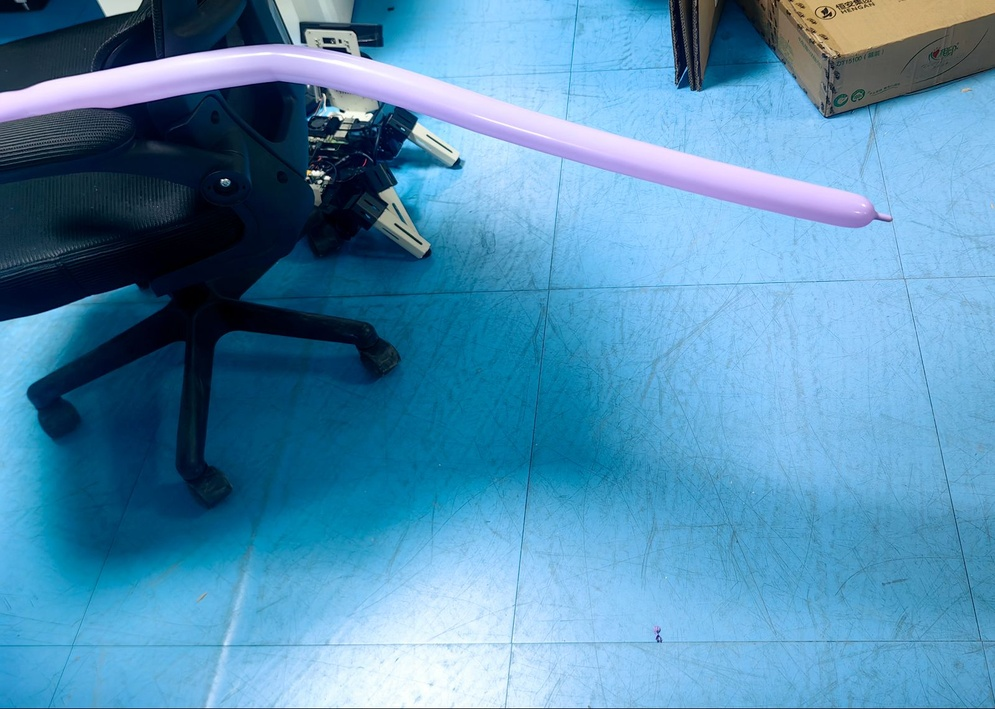
#> input picture vision/1.jpg, 995 x 709 px, shrunk from 1601 x 1140 before the run
$ python -i edge_detector.py   (imports and definitions only)
#> lines starting #> are read from the running program, lines starting #| are printed output that depends on the picture; after the words box and inside, x2 and y2 are one past the last pixel; in counts of white or black regions, pixels touching at a corner belong together
#> further down, picture is the input picture: shape (709, 995, 3); mean B, G, R 177.2, 141.4, 83.4
"""
Edge/contour-based vision pipeline — lightweight alternative.

Replicates the method from:
  Teng et al., "Seeing with the Hands", CHI '25
  Section 4.2 Implementation, Figure 3(d)

Pipeline:
  RGB → Grayscale → Binary threshold → Gaussian blur →
  Canny edge detection → Contour filter (>min_area) →
  Polygon approximation → Grid projection

This is the primary fallback when Depth Anything V2 is too heavy
for the target hardware. Runs at 15+ FPS even on Raspberry Pi Zero 2.

Usage:
  from edge_detector import EdgePipeline
  pipe = EdgePipeline(grid_cols=3, grid_rows=5)
  activated_cells = pipe.process(bgr_frame)
  # activated_cells: list of (row, col) tuples
"""

import cv2
import numpy as np


class EdgePipeline:
    """Contour-based obstacle detection (CHI '25 paper method, adapted)."""

    def __init__(
        self,
        grid_cols=3,
        grid_rows=5,
        binary_threshold=90,
        gaussian_kernel=(5, 5),
        canny_low=50,
        canny_high=150,
        min_contour_area=1000,
        roi_top_ratio=0.15,
        roi_bottom_ratio=0.05,
    ):
        self.grid_cols = grid_cols
        self.grid_rows = grid_rows
        self.binary_threshold = binary_threshold
        self.gaussian_kernel = gaussian_kernel
        self.canny_low = canny_low
        self.canny_high = canny_high
        self.min_contour_area = min_contour_area
        self.roi_top = roi_top_ratio
        self.roi_bottom = roi_bottom_ratio

    def process(self, bgr_frame, return_debug=False):
        """Process a BGR frame and return activated grid cells.

        Args:
            bgr_frame: numpy array (H, W, 3) uint8 BGR
            return_debug: if True, also return intermediate images for visualization

        Returns:
            activated_cells: list of (row, col) tuples, 0-indexed
            debug_dict (if return_debug): dict with 'gray', 'binary', 'edges', 'grid'
        """
#> called with return_debug = False
        h, w = bgr_frame.shape[:2]
#> h = 709; w = 995

        # ── Step 1: Crop ROI ────────────────────────────
        y_start = int(h * self.roi_top)
#> y_start = 106
        y_end = int(h * (1.0 - self.roi_bottom))
#> y_end = 673
        roi = bgr_frame[y_start:y_end, :]
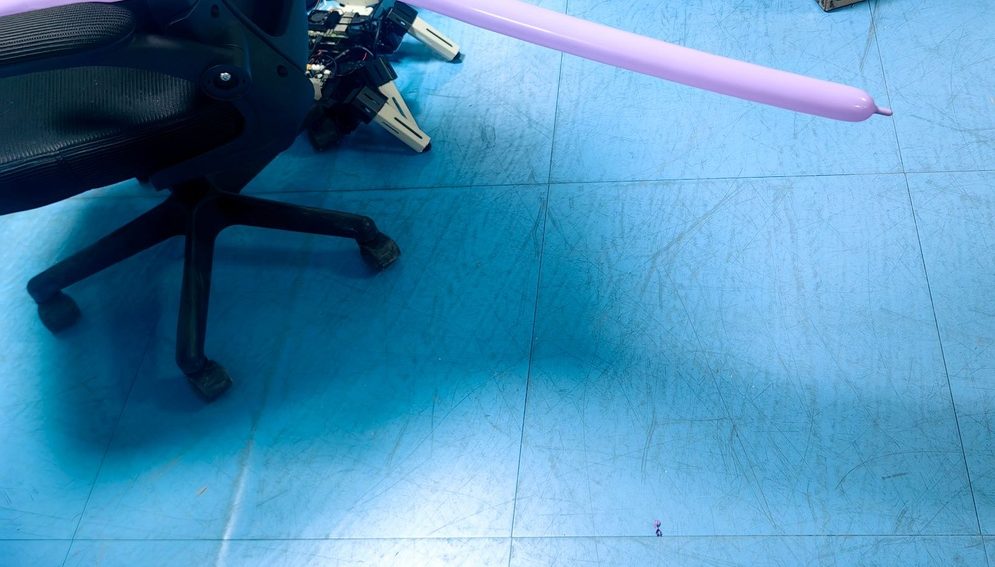
#> roi: shape (567, 995, 3); mean B, G, R 177.8, 139.7, 76.5

        # ── Step 2: Grayscale + Binary Threshold ─────────
        gray = cv2.cvtColor(roi, cv2.COLOR_BGR2GRAY)
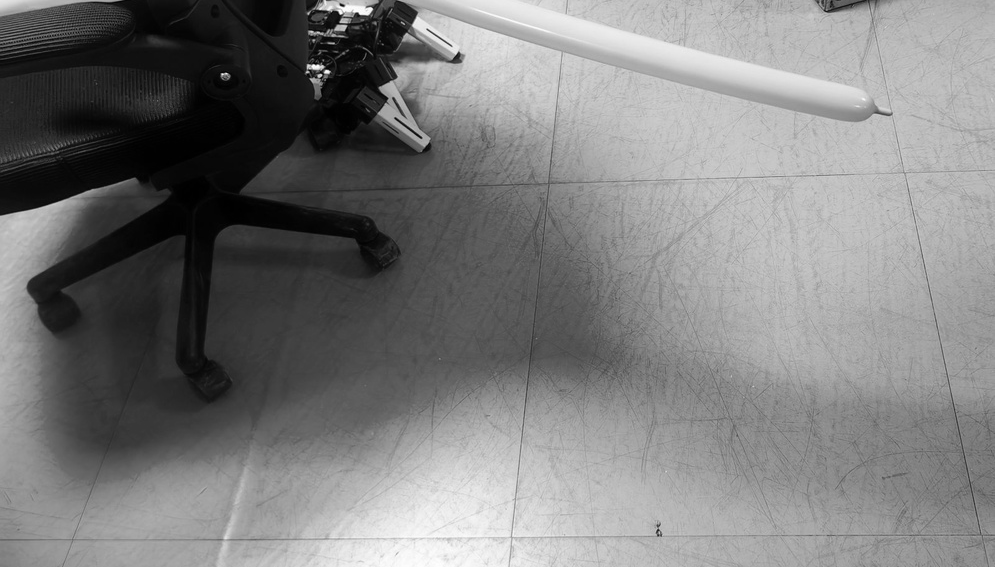
#> gray: shape (567, 995); min 0, max 255, mean 125.1
        _, binary = cv2.threshold(
            gray, self.binary_threshold, 255, cv2.THRESH_BINARY
        )
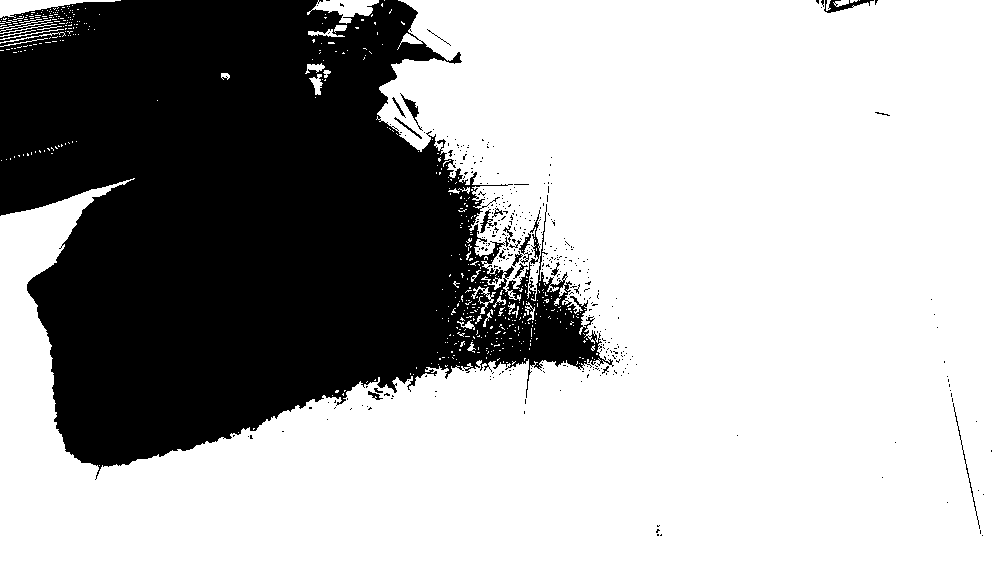
#> binary: shape (567, 995); 67.4% white; 367 black regions (347 under 20 px), largest, box (x1, y1, x2, y2) and area: (0, 0, 614, 480) 181422, (824, 0, 874, 13) 252, (400, 93, 423, 131) 177

        # ── Step 3: Gaussian Blur ────────────────────────
        blurred = cv2.GaussianBlur(binary, self.gaussian_kernel, 0)

        # ── Step 4: Canny Edge Detection ─────────────────
        edges = cv2.Canny(blurred, self.canny_low, self.canny_high)
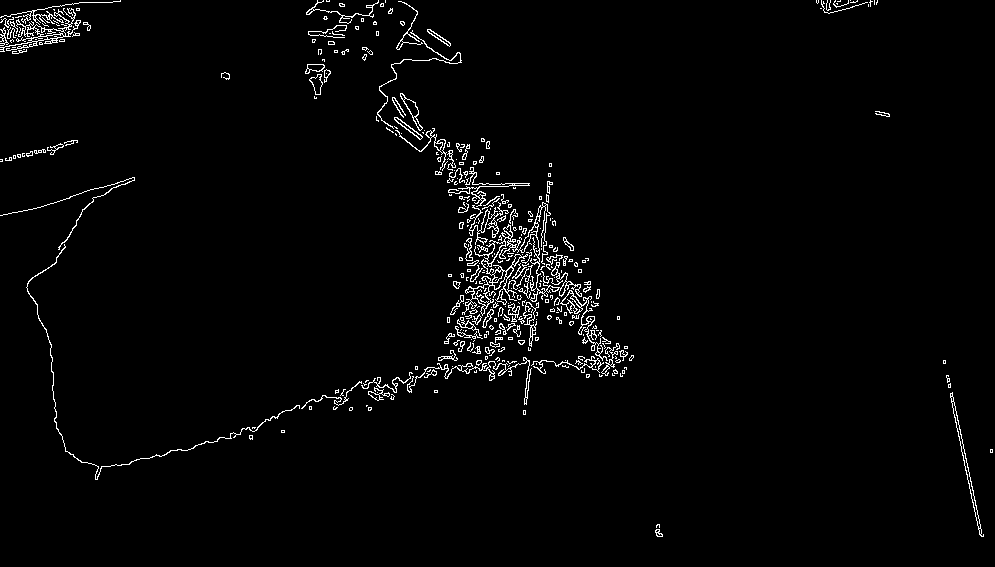
#> edges: shape (567, 995); 2.2% white in thin lines or dots

        # ── Step 5: Find & Filter Contours ───────────────
        contours, _ = cv2.findContours(
            edges, cv2.RETR_EXTERNAL, cv2.CHAIN_APPROX_SIMPLE
        )
#> contours = 351 contours, 295 with area under 20; largest, box (x1, y1, x2, y2) and area: (462, 202, 582, 316) 1568, (0, 8, 81, 52) 494, (560, 290, 608, 361) 363, (950, 392, 984, 537) 360, (400, 93, 423, 131) 221
        filtered = [c for c in contours if cv2.contourArea(c) > self.min_contour_area]
#> filtered = 1 contour; box (x1, y1, x2, y2) and area: (462, 202, 582, 316) 1568

        # ── Step 6: Polygon Approximation ────────────────
        approx_contours = []
        for c in filtered:
            peri = cv2.arcLength(c, True)
            approx = cv2.approxPolyDP(c, 0.02 * peri, True)
            approx_contours.append(approx)
#> this loop made 1 pass
#> (peri, approx) on pass 1: (2280.5, [[547, 204], [462, 314], [506, 237], [581, 296]])
#> after the loop, approx_contours = [[[547, 204], [462, 314], [506, 237], [581, 296]]]

        # ── Step 7: Grid Projection ──────────────────────
        activated = self._project_grid(roi, approx_contours)

        if return_debug:
            debug = self._draw_debug(roi, approx_contours, activated)
            debug["gray"] = gray
            debug["binary"] = binary
            debug["edges"] = edges
            return activated, debug

        return activated

    def _project_grid(self, roi, contours):
        """Project a grid onto the image and check which cells contain contours.

        Each cell is checked: if any contour point falls inside it, the cell is activated.
        """
        h, w = roi.shape[:2]
#> h = 567; w = 995
        cell_w = w / self.grid_cols
#> cell_w = 331.7
        cell_h = h / self.grid_rows
#> cell_h = 113.4
        activated_set = set()

        for c in contours:
            for point in c:
                px, py = point[0]  # OpenCV contour point format
                col = int(px / cell_w)
                row = int(py / cell_h)
                col = max(0, min(col, self.grid_cols - 1))
                row = max(0, min(row, self.grid_rows - 1))
                activated_set.add((row, col))
#> this loop made 1 pass
#> c on pass 1: [[547, 204], [462, 314], [506, 237], [581, 296]]
#> after the loop, activated_set = 2 items

        # Return sorted by firmware position order (row-major, top-to-bottom, left-to-right)
        activated = sorted(activated_set, key=lambda rc: rc[0] * self.grid_cols + rc[1])
#> activated = [(1, 1), (2, 1)]
        return activated

    def _draw_debug(self, roi, contours, activated):
        """Draw grid overlay and contours for debugging."""
        h, w = roi.shape[:2]
        canvas = roi.copy()

        # Draw contours in green
        cv2.drawContours(canvas, contours, -1, (0, 255, 0), 2)

        # Draw grid lines in blue
        cell_w, cell_h = w / self.grid_cols, h / self.grid_rows
        for i in range(1, self.grid_cols):
            x = int(i * cell_w)
            cv2.line(canvas, (x, 0), (x, h), (255, 0, 0), 1)
        for j in range(1, self.grid_rows):
            y = int(j * cell_h)
            cv2.line(canvas, (0, y), (w, y), (255, 0, 0), 1)

        # Highlight activated cells in red
        activated_set = set(activated)
        for row in range(self.grid_rows):
            for col in range(self.grid_cols):
                if (row, col) in activated_set:
                    x1 = int(col * cell_w)
                    y1 = int(row * cell_h)
                    x2 = int((col + 1) * cell_w)
                    y2 = int((row + 1) * cell_h)
                    overlay = canvas.copy()
                    cv2.rectangle(overlay, (x1, y1), (x2, y2), (0, 0, 255), -1)
                    cv2.addWeighted(overlay, 0.3, canvas, 0.7, 0, canvas)

        return {"grid": canvas, "contours": contours, "activated": activated}

>>> import cv2
>>> picture = cv2.imread('1.jpg')
>>> result = EdgePipeline().process(picture)
#> result = [(1, 1), (2, 1)]
